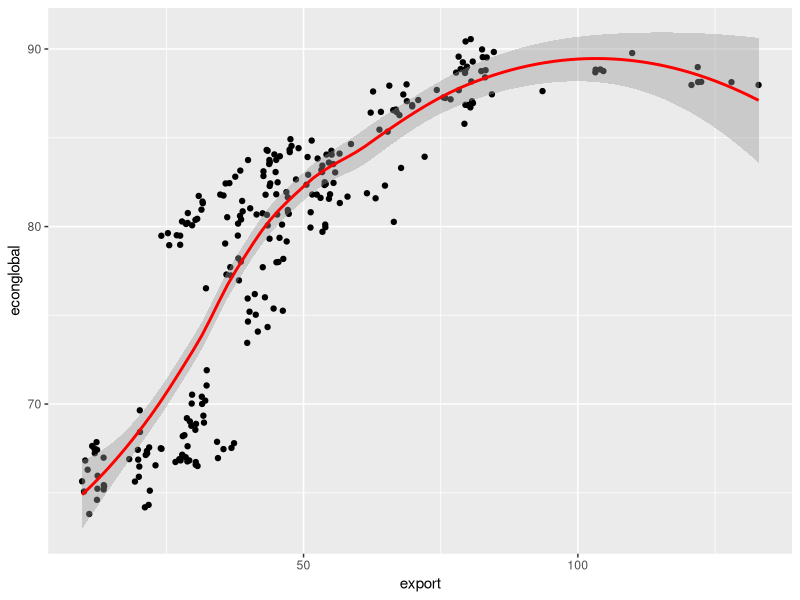

Write R code to recreate this figure.
## ---- chunk 1
knitr::opts_chunk$set(echo = TRUE)
## ---- chunk 2
library(tidyverse)
## ---- chunk 3
df <- read_csv("voctaxdata.csv")
## ---- chunk 4
loess_model <- loess(econglobal ~ export, data = df, span = 0.5)

summary(loess_model)
## ---- chunk 5
df %>%
  ggplot(aes(x = export, y = econglobal)) +
  geom_point() +
  geom_smooth(method = "loess", color = "red")
## ---- chunk 6
#create new df for comparison of actual and prediction
df_results <- df %>%
  select(econglobal) #optional, may help with readability

# newdata is what values of X1, X2... to predict for.
df_results$prediction <- predict(loess_model, newdata = df)

# brief glimpse of the results
head(df_results)
